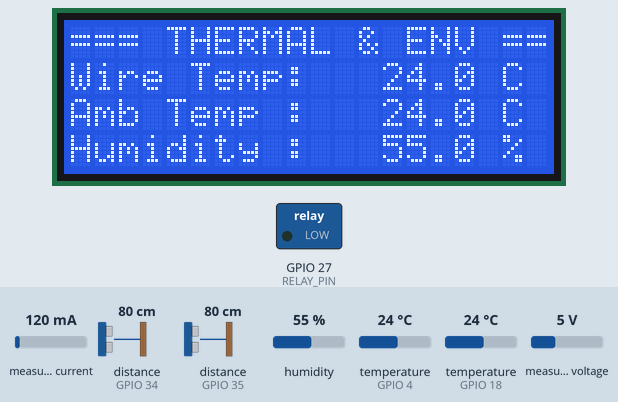
A sketch run on a simulated ESP32. Shown: 20×4 character LCD, switched loads named in the sketch (green lamp = pin HIGH). Wiring (inferred from the names in the program): 2 × ultrasonic range finder: trigger GPIO 13, echo GPIO 34 / trigger GPIO 14, echo GPIO 35. The inputs (shaded band) are chosen by the test bench; at power-on: distance to the obstacle (sensors on GPIO 34, GPIO 35) 80 cm, measured current 120 mA, temperature (sensors on GPIO 18, GPIO 4) 24 °C, humidity 55 %, measured voltage 5 V. The echo pulse lasts 58.3 µs per cm; WiFi joins after 1.5 s; servers stay silent unless stated; uploads are accepted with an empty reply; pins used as bus, display or sensor lines are not drawn; what the sketch prints to the serial monitor is not drawn.

Above: at 9.9 s.
10.0 s: distance to the obstacle (sensor on GPIO 34) set to 2 cm
At 13.8 s:
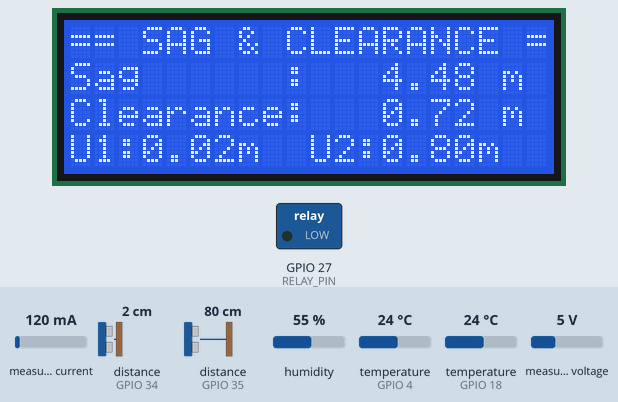
18.8 s: measured current set to 40 mA
At 22.5 s:
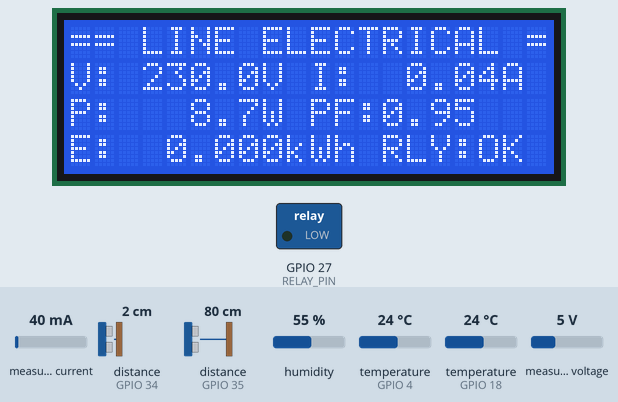
27.9 s: distance to the obstacle (sensor on GPIO 35) set to 2 cm
At 32.3 s:
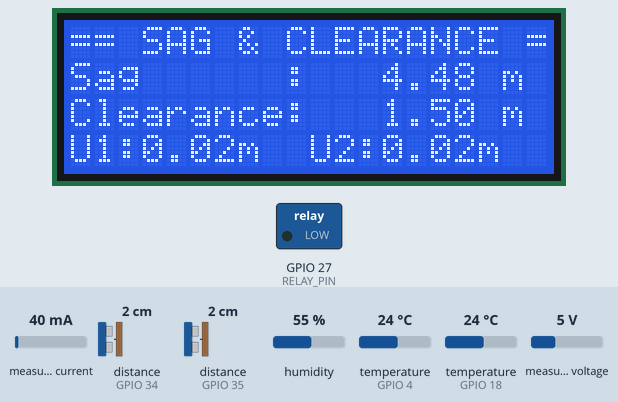
37.9 s: temperature (sensor on GPIO 18) set to 12 °C
At 47.3 s:
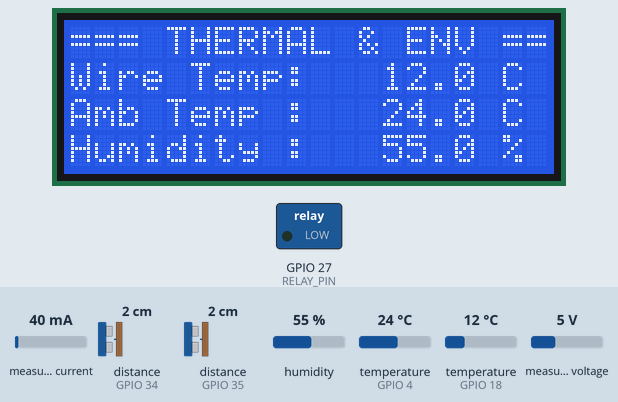
47.9 s: distance to the obstacle (sensor on GPIO 34) set to 4 cm
At 52.3 s:
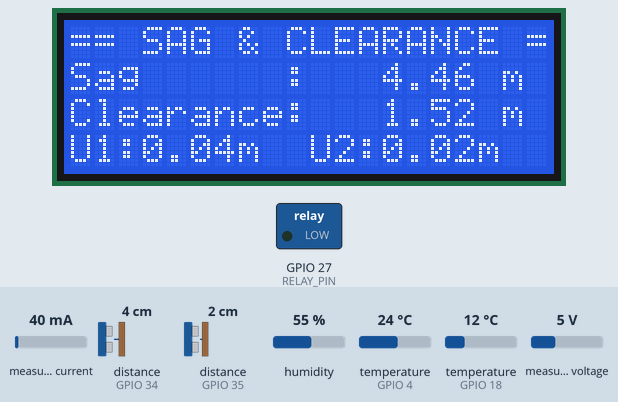
57.9 s: humidity set to 22 %
At 67.4 s:
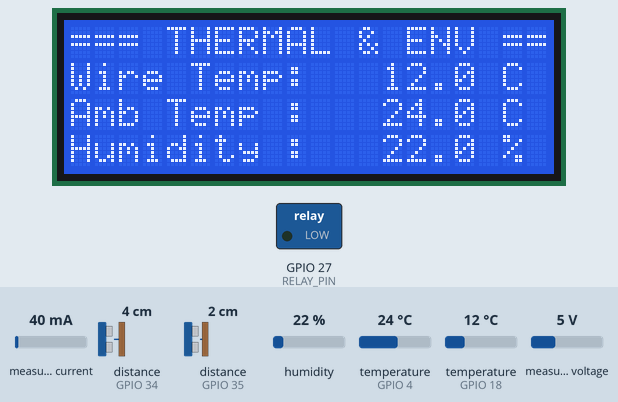
Timing chart, 0 to 68.9 s (numbered marks = the images above; inputs shaded):
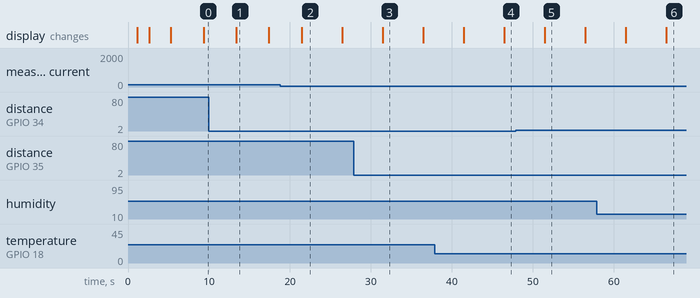

Measured:
- what the display in image 1 shows lasts 4.0 s, from 13.4 s to 17.4 s
- what the display in image 2 shows lasts 5.0 s, from 21.4 s to 26.4 s

The sketch:

gridemonitor.ino
```cpp
#include <WiFi.h>
#include <HTTPClient.h>
#include <WiFiClientSecure.h>
#include <PZEM004Tv30.h>
#include <Wire.h>
#include <LiquidCrystal_I2C.h>
#include <DHT.h>
#include <OneWire.h>
#include <DallasTemperature.h>

// ---------------------------------------------------------------------------
// Wi-Fi & Backend Configuration
// ---------------------------------------------------------------------------
const char* WIFI_SSID = "THE METHOD ZONE";
const char* WIFI_PASS = "Chabu321+";

// Render-hosted backend (HTTPS) or local Flask server (HTTP), e.g.
//   const char* SERVER_URL = "http://192.168.1.50:5000";
const char* SERVER_URL      = "https://zesco-dlr-digital-twin.onrender.com";
const char* TELEMETRY_PATH  = "/api/telemetry";
const bool  SERVER_USE_TLS  = true;   // true for https://, false for http://

// Identifies this node on the dashboard (/api/device/status).
const char* DEVICE_ID = "esp32-node-01";

// ---------------------------------------------------------------------------
// Pin Definitions
// ---------------------------------------------------------------------------
const int PZEM_RX_PIN      = 25;
const int PZEM_TX_PIN      = 26;

const int SDA_PIN          = 21;
const int SCL_PIN          = 22;

const int DHT_PIN          = 4;
#define DHT_TYPE DHT22

const int DS18B20_PIN      = 18;  // Yellow DATA wire (with 4.7k pull-up to 3V3)

const int TRIG1_PIN        = 13;  // Ultrasonic 1 (Sag)
const int ECHO1_PIN        = 34;  // Input-only pin (use voltage divider if 5V echo)

const int TRIG2_PIN        = 14;  // Ultrasonic 2 (Ground Clearance)
const int ECHO2_PIN        = 35;  // Input-only pin (use voltage divider if 5V echo)

const int RELAY_PIN        = 27;
#define RELAY_ON  LOW
#define RELAY_OFF HIGH

// ---------------------------------------------------------------------------
// Protection & Geometry Calibration Constants
// ---------------------------------------------------------------------------
const float OVERCURRENT_TRIP_A   = 15.0;  // Trip relay above this current (A)
const float OVERCURRENT_RESET_A  = 12.0;  // Allow re-close below this current (A)
const float DEFAULT_WIND_SPEED   = 2.0;   // Fallback wind speed (m/s)

// Adjust these two reference heights (in meters) to match your physical rig:
const float SAG_REF_HEIGHT_M     = 4.50;
const float CLEARANCE_BASE_M     = 6.00;

// ---------------------------------------------------------------------------
// Hardware & State Objects
// ---------------------------------------------------------------------------
LiquidCrystal_I2C lcd(0x27, 20, 4);
DHT dht(DHT_PIN, DHT_TYPE);
OneWire oneWire(DS18B20_PIN);
DallasTemperature ds18b20(&oneWire);
PZEM004Tv30 pzem(Serial2, PZEM_RX_PIN, PZEM_TX_PIN);

// Electrical (PZEM)
float line_voltage_V  = 0.0;
float line_current_A  = 0.0;
float line_power_W    = 0.0;
float line_energy_kWh = 0.0;
float line_pf         = 0.0;

// Environment & Conductor
float ambient_temp_C   = 25.0;
float humidity_pct     = 50.0;
float conductor_temp_C = 25.0;
float wind_speed_ms    = DEFAULT_WIND_SPEED;

// Ultrasonic & Sag / Clearance
float dist1_m       = 0.0;
float dist2_m       = 0.0;
float sag_m         = 0.0;
float clearance_m   = 0.0;

// Relay & Telemetry Tracking
bool relayTripped = false;
unsigned long lastSampleTime    = 0;
unsigned long lastWiFiCheck     = 0;
unsigned long lastDisplaySwitch = 0;

const unsigned long SAMPLE_INTERVAL  = 5000;  // Read sensors & POST every 5s
const unsigned long WIFI_INTERVAL    = 15000; // Check Wi-Fi every 15s
const unsigned long LCD_INTERVAL     = 4000;  // Cycle LCD pages every 4s

int displayPage = 0;
int sendCount   = 0;
int failCount   = 0;

// ---------------------------------------------------------------------------
// Ultrasonic Distance Helper (returns distance in meters, -1.0 on timeout)
// ---------------------------------------------------------------------------
float readUltrasonicMeters(int trigPin, int echoPin) {
  digitalWrite(trigPin, LOW);
  delayMicroseconds(3);
  digitalWrite(trigPin, HIGH);
  delayMicroseconds(10);
  digitalWrite(trigPin, LOW);

  long duration_us = pulseIn(echoPin, HIGH, 30000); // 30ms timeout (~5m max)
  if (duration_us <= 0) {
    return -1.0;
  }
  return (duration_us * 0.000343f) / 2.0f;
}

// ---------------------------------------------------------------------------
// Read All Sensors
// ---------------------------------------------------------------------------
void readAllSensors() {
  // 1. PZEM Electrical Parameters: Voltage, Current, Power, Energy, PF
  float v  = pzem.voltage();
  float i  = pzem.current();
  float p  = pzem.power();
  float e  = pzem.energy(); // kWh
  float pf = pzem.pf();

  if (!isnan(v) && v >= 0.0) {
    line_voltage_V  = v;
    line_current_A  = (!isnan(i) && i >= 0.0) ? i : 0.0;
    line_power_W    = (!isnan(p) && p >= 0.0) ? p : 0.0;
    line_energy_kWh = (!isnan(e) && e >= 0.0) ? e : line_energy_kWh;
    line_pf         = (!isnan(pf) && pf >= 0.0) ? pf : 0.0;
  } else {
    line_voltage_V = 0.0;
    line_current_A = 0.0;
    line_power_W   = 0.0;
    line_pf        = 0.0;
  }

  // 2. DHT22 Ambient Temperature & Humidity
  float h = dht.readHumidity();
  float t = dht.readTemperature();
  if (!isnan(h) && !isnan(t)) {
    humidity_pct   = h;
    ambient_temp_C = t;
  }

  // 3. DS18B20 Probe Temperature on Conductor
  ds18b20.requestTemperatures();
  float probeTemp = ds18b20.getTempCByIndex(0);
  if (probeTemp != DEVICE_DISCONNECTED_C && probeTemp > -55.0 && probeTemp < 125.0) {
    conductor_temp_C = probeTemp;
  } else {
    Serial.println("[WARN] DS18B20 disconnected or invalid reading");
  }

  // 4. Two Ultrasonic Sensors for Sag & Ground Clearance
  float d1 = readUltrasonicMeters(TRIG1_PIN, ECHO1_PIN);
  if (d1 > 0.0) {
    dist1_m = d1;
    sag_m = max(0.0f, SAG_REF_HEIGHT_M - dist1_m);
  }

  delay(30); // Prevent acoustic crosstalk between sensor 1 and sensor 2

  float d2 = readUltrasonicMeters(TRIG2_PIN, ECHO2_PIN);
  if (d2 > 0.0) {
    dist2_m = d2;
    clearance_m = max(0.0f, CLEARANCE_BASE_M - sag_m - dist2_m);
  }

  // 5. Overcurrent Relay Protection with Hysteresis
  if (!relayTripped && line_current_A >= OVERCURRENT_TRIP_A) {
    relayTripped = true;
    digitalWrite(RELAY_PIN, RELAY_OFF);
    Serial.printf("[TRIP] Overcurrent %.2fA >= %.2fA -> Relay OFF\n", line_current_A, OVERCURRENT_TRIP_A);
  } else if (relayTripped && line_current_A <= OVERCURRENT_RESET_A) {
    relayTripped = false;
    digitalWrite(RELAY_PIN, RELAY_ON);
    Serial.printf("[SAFE] Current %.2fA <= %.2fA -> Relay ON\n", line_current_A, OVERCURRENT_RESET_A);
  }
}

// ---------------------------------------------------------------------------
// Send Telemetry to Flask Backend (POST /api/telemetry)
// ---------------------------------------------------------------------------
String buildTelemetryPayload() {
  String payload = "{";
  payload += "\"device_id\":\""    + String(DEVICE_ID) + "\",";
  payload += "\"conductor_temp\":" + String(conductor_temp_C, 2) + ",";
  payload += "\"ambient_temp\":"   + String(ambient_temp_C, 2)   + ",";
  payload += "\"humidity\":"       + String(humidity_pct, 1)     + ",";
  payload += "\"wind_speed\":"     + String(wind_speed_ms, 2)    + ",";
  payload += "\"current_load\":"   + String(line_current_A, 3)   + ",";
  payload += "\"voltage_v\":"      + String(line_voltage_V, 2)   + ",";
  payload += "\"power_w\":"        + String(line_power_W, 2)     + ",";
  payload += "\"energy_kwh\":"     + String(line_energy_kWh, 4)  + ",";
  payload += "\"pf\":"             + String(line_pf, 2)          + ",";
  payload += "\"sag_m\":"          + String(sag_m, 3)            + ",";
  payload += "\"clearance_m\":"    + String(clearance_m, 3)      + ",";
  payload += "\"relay_tripped\":"  + String(relayTripped ? "true" : "false");
  payload += "}";
  return payload;
}

void postToBackend(WiFiClient& client, const String& endpoint, const String& payload) {
  HTTPClient http;
  http.begin(client, endpoint);
  http.addHeader("Content-Type", "application/json");
  http.setTimeout(8000);

  int httpCode = http.POST(payload);
  sendCount++;

  if (httpCode == 201 || httpCode == 200) {
    failCount = 0;
    Serial.printf("[OK #%d] POST %d | V:%.1fV I:%.2fA P:%.1fW E:%.3fkWh Tc:%.1fC Sag:%.2fm Clr:%.2fm\n",
                  sendCount, httpCode, line_voltage_V, line_current_A, line_power_W,
                  line_energy_kWh, conductor_temp_C, sag_m, clearance_m);
  } else {
    failCount++;
    Serial.printf("[FAIL #%d] HTTP %d: %s\n",
                  sendCount, httpCode, http.errorToString(httpCode).c_str());
  }

  http.end();
}

void sendTelemetryToServer() {
  if (WiFi.status() != WL_CONNECTED) {
    failCount++;
    Serial.println("[WARN] Wi-Fi not connected; skipping POST");
    return;
  }

  String endpoint = String(SERVER_URL) + TELEMETRY_PATH;
  String payload = buildTelemetryPayload();

  if (SERVER_USE_TLS) {
    WiFiClientSecure client;
    client.setInsecure();
    postToBackend(client, endpoint, payload);
  } else {
    WiFiClient client;
    postToBackend(client, endpoint, payload);
  }
}

// ---------------------------------------------------------------------------
// Update 20x4 I2C LCD Display
// ---------------------------------------------------------------------------
void updateLCDScreen() {
  char buf[21];
  lcd.clear();

  switch (displayPage) {
    case 0: // Electrical: Voltage, Current, Power, Energy
      lcd.setCursor(0, 0);
      lcd.print("== LINE ELECTRICAL ==");
      snprintf(buf, sizeof(buf), "V:%6.1fV I:%6.2fA", line_voltage_V, line_current_A);
      lcd.setCursor(0, 1); lcd.print(buf);
      snprintf(buf, sizeof(buf), "P:%6.1fW PF:%4.2f", line_power_W, line_pf);
      lcd.setCursor(0, 2); lcd.print(buf);
      snprintf(buf, sizeof(buf), "E:%7.3fkWh RLY:%s", line_energy_kWh, relayTripped ? "TRIP" : "OK  ");
      lcd.setCursor(0, 3); lcd.print(buf);
      break;

    case 1: // Conductor & Ambient Thermal + Humidity
      lcd.setCursor(0, 0);
      lcd.print("=== THERMAL & ENV ===");
      snprintf(buf, sizeof(buf), "Wire Temp: %6.1f C", conductor_temp_C);
      lcd.setCursor(0, 1); lcd.print(buf);
      snprintf(buf, sizeof(buf), "Amb Temp : %6.1f C", ambient_temp_C);
      lcd.setCursor(0, 2); lcd.print(buf);
      snprintf(buf, sizeof(buf), "Humidity : %6.1f %%", humidity_pct);
      lcd.setCursor(0, 3); lcd.print(buf);
      break;

    case 2: // Sag & Ground Clearance (Dual Ultrasonic)
      lcd.setCursor(0, 0);
      lcd.print("== SAG & CLEARANCE ==");
      snprintf(buf, sizeof(buf), "Sag      : %6.2f m", sag_m);
      lcd.setCursor(0, 1); lcd.print(buf);
      snprintf(buf, sizeof(buf), "Clearance: %6.2f m", clearance_m);
      lcd.setCursor(0, 2); lcd.print(buf);
      snprintf(buf, sizeof(buf), "U1:%4.2fm  U2:%4.2fm", dist1_m, dist2_m);
      lcd.setCursor(0, 3); lcd.print(buf);
      break;

    case 3: // Network & Sync Status
      lcd.setCursor(0, 0);
      lcd.print("==== LINK STATUS ====");
      lcd.setCursor(0, 1);
      lcd.print(WiFi.status() == WL_CONNECTED ? "WiFi: Connected     " : "WiFi: Disconnected  ");
      snprintf(buf, sizeof(buf), "Sent:%-4d Fail:%-4d", sendCount, failCount);
      lcd.setCursor(0, 2); lcd.print(buf);
      snprintf(buf, sizeof(buf), "Uptime: %6lu min", millis() / 60000);
      lcd.setCursor(0, 3); lcd.print(buf);
      break;
  }

  displayPage = (displayPage + 1) % 4;
}

// ---------------------------------------------------------------------------
// Setup
// ---------------------------------------------------------------------------
void setup() {
  Serial.begin(115200);
  delay(1000);
  Serial.println("\n=== ZESCO DLR DIGITAL TWIN - ESP32 NODE ===");

  // Relay default ON (safe closed state until overcurrent trip)
  pinMode(RELAY_PIN, OUTPUT);
  digitalWrite(RELAY_PIN, RELAY_ON);
  relayTripped = false;

  // Ultrasonic pins
  pinMode(TRIG1_PIN, OUTPUT);
  pinMode(ECHO1_PIN, INPUT);
  pinMode(TRIG2_PIN, OUTPUT);
  pinMode(ECHO2_PIN, INPUT);
  digitalWrite(TRIG1_PIN, LOW);
  digitalWrite(TRIG2_PIN, LOW);

  // I2C & LCD
  Wire.begin(SDA_PIN, SCL_PIN);
  lcd.init();
  lcd.backlight();
  lcd.clear();
  lcd.setCursor(0, 0);
  lcd.print("ZESCO DLR Node");
  lcd.setCursor(0, 1);
  lcd.print("Booting sensors...");

  // DHT22 & DS18B20
  dht.begin();
  ds18b20.begin();
  ds18b20.setResolution(12); // 0.0625 C resolution

  // Wi-Fi
  WiFi.mode(WIFI_STA);
  WiFi.begin(WIFI_SSID, WIFI_PASS);
  int attempts = 0;
  while (WiFi.status() != WL_CONNECTED && attempts < 20) {
    delay(500);
    Serial.print(".");
    attempts++;
  }

  lcd.clear();
  if (WiFi.status() == WL_CONNECTED) {
    Serial.printf("\n[OK] Wi-Fi connected. IP: %s\n", WiFi.localIP().toString().c_str());
    lcd.setCursor(0, 0); lcd.print("WiFi Connected!");
    lcd.setCursor(0, 1); lcd.print(WiFi.localIP().toString().c_str());
  } else {
    Serial.println("\n[WARN] Wi-Fi not connected yet.");
    lcd.setCursor(0, 0); lcd.print("WiFi Pending...");
    lcd.setCursor(0, 1); lcd.print("Logging locally");
  }
  delay(1500);

  readAllSensors();
  sendTelemetryToServer();
  updateLCDScreen();
  lastSampleTime = millis();
  lastDisplaySwitch = millis();
}

// ---------------------------------------------------------------------------
// Main Loop
// ---------------------------------------------------------------------------
void loop() {
  unsigned long now = millis();

  if (now - lastWiFiCheck >= WIFI_INTERVAL) {
    lastWiFiCheck = now;
    if (WiFi.status() != WL_CONNECTED) {
      WiFi.reconnect();
    }
  }

  if (now - lastSampleTime >= SAMPLE_INTERVAL) {
    lastSampleTime = now;
    readAllSensors();
    sendTelemetryToServer();
  }

  if (now - lastDisplaySwitch >= LCD_INTERVAL) {
    lastDisplaySwitch = now;
    updateLCDScreen();
  }
}
```
